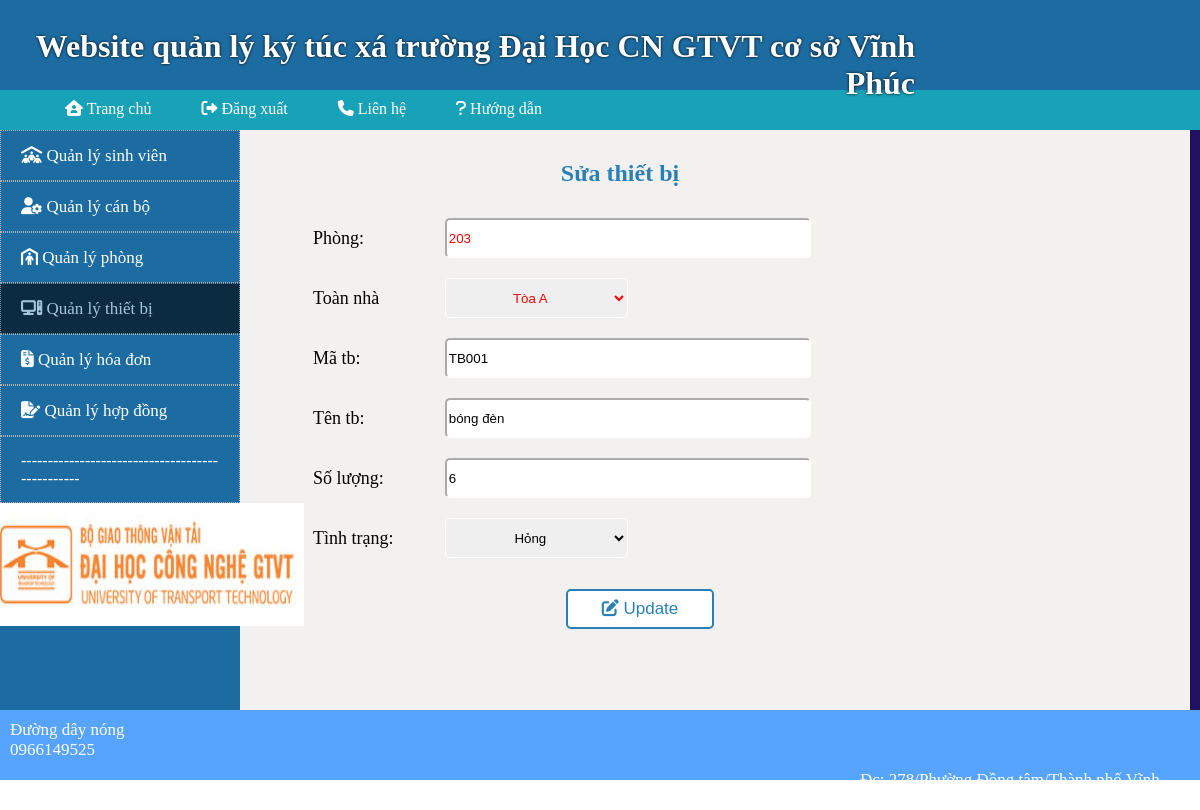
The page /Qlthietbi/Sua_thietbi/203/a (signed in) on the database its author committed.
### tables this page shows
CREATE TABLE `thietbi` (
  `phong` int(11) NOT NULL,
  `toanha` varchar(50) NOT NULL,
  `mathietbi` varchar(50) NOT NULL,
  `tenthietbi` varchar(50) NOT NULL,
  `soluong` int(11) NOT NULL,
  `tinhtrang` varchar(50) NOT NULL
);

CREATE TABLE `phong` (
  `phong` int(11) NOT NULL,
  `toanha` varchar(50) NOT NULL,
  `sosvo` int(11) NOT NULL
);

### MVC/Core/Controller.php (called while the page is built, shortened)
<?php
class Controller{
	public function model($model){
		return new $model;
	}
	public function view($view,$data=[]){
        require_once "./MVC/views/".$view.".php";
    }
}
?>

### MVC/Controllers/Qlthietbi.php (called while the page is built, shortened)
<?php
class Qlthietbi extends Controller{
    public $tk;
    function __construct()
    {
        $this->tk=$this->model("Model_qlthietbi");
    }
    function Sua_thietbi($phg,$tnh){
		$this->view('ViewMaster',[
			'page_find_tb'=>'Suathietbi_view',
			'dl'=>$this->tk->thietbi_tk($phg,$tnh,'','','')
		]);
	}
}
?>

### MVC/Core/App.php (called while the page is built, shortened)
<?php
class App{
	protected $action="TrangChu";
	function __construct(){
		$arr = $this->urlProcessor();
		if(file_exists("./MVC/Controllers/".$arr[0].".php")){
			$this->controller=$arr[0];
			unset($arr[0]);
		}
		$this->controller = new $this->controller;
		if(isset($arr[1])){
			if(method_exists($this->controller,$arr[1])){
				$this->action = $arr[1];
			}
			unset($arr[1]);
		}
		$this->params=$arr?array_values($arr):[];
		call_user_func_array([$this->controller,$this->action],$this->params);
	}
	function urlProcessor(){
		if(isset($_GET["url"])){
			$url=filter_var(trim($_GET["url"],"/"));
			$url=explode("/", $url);
			return $url;
		}
	}
}
?>

### index.php (called while the page is built, shortened)
<?php
$myApp = new App();
?>

### MVC/Core/ConnectDB.php (called while the page is built, shortened)
<?php
class ConnectDB{
    protected $server = "localhost";
    protected $user = "root";
    protected $password ="";
    function __construct(){
        $this->con = mysqli_connect($this->server,$this->user,$this->password);
    }
}
?>

### MVC/Models/Model_qlthietbi.php (called while the page is built, shortened)
<?php
class Model_qlthietbi extends ConnectDB{
	function thietbi_tk($phg,$tnh,$mtb,$ttb,$tt){
		$sql = "SELECT * FROM thietbi, phong
		WHERE thietbi.phong = phong.phong AND thietbi.toanha = phong.toanha AND mathietbi like '%$mtb%' AND phong.phong like '%$phg%' AND tenthietbi like '%$ttb%' AND phong.toanha like '%$tnh%' AND tinhtrang like '%$tt%'";
		return mysqli_query($this->con,$sql);
	}
}
?>

### MVC/Views/Pages/View_qlthietbi/Suathietbi_view.php (the view, shortened to what this page needs)
<?php
if(isset($data['dl'])){
    $kq=$data['dl'];
    while ($row=mysqli_fetch_array($kq)){
        $phg = $row['phong'];
        $tnh = $row['toanha'];
        $mtb = $row['mathietbi'];
        $ttb = $row['tenthietbi'];
        $sl = $row['soluong'];
        $tt = $row['tinhtrang'];
    }
}
?>
<!DOCTYPE html>
<html lang="en">
<head>
</head>
<body>
    <form method="POST" action="http://localhost/New-MVC/Qlthietbi/Update_thietbi">
        <table>
            <caption><h2 style="color: #2980B9;">Sửa thiết bị</h2></caption>
            <tr>
                <td class="col1">
                    <label>Phòng: </label>
                </td>
                <td class="col2">
                    <input class="input" type="text" name="txtphong" value="<?php if(isset($data['phg'])){echo $data['phg'] ;}else{echo $phg;}?>" readonly style="color: red;">
                </td>
            </tr>
            <tr>
                <td class="col1">Toàn nhà</td>
                <td class="col2">
                    <select class="dd2" name="ddtoanha" readonly style="color: red;">
                        <option value="a" <?php if(isset($data['tnh']) && $data['tnh']=='a'){echo 'selected';}else{if($tnh=='a'){echo 'selected';}} ?> >Tòa A</option>
                    </select>
                </td>
            </tr>
            <tr>
                <td class="col1">
                    <label>Mã tb: </label>
                </td>
                <td class="col2">
                    <input class="input" type="text"  name="txtmatb" value="<?php if(isset($data['mtb'])){echo $data['mtb'] ;}else{echo $mtb;}?>">
                </td>
            </tr>
            <tr>
                <td class="col1">
                    <label>Tên tb: </label>
                </td>
                <td class="col2">
                    <input class="input" type="text" name="txttentb" value="<?php if(isset($data['ttb'])){echo $data['ttb'] ;}else{echo $ttb;}?>">
                </td>
            </tr>
            <tr>
                <td class="col1">
                    <label>Số lượng: </label>
                </td>
                <td class="col2">
                    <input class="input" type="number" name="txtslg" value="<?php if(isset($data['sl'])){echo $data['sl'] ;}else{echo $sl;}?>">
                </td>
            </tr>
            <tr>
                <td class="col1">Tình trạng: </td>
                <td class="col2">
                    <select class="dd2" name="ddtinhtrang">
                        <option value="hỏng" <?php if(isset($data['tt']) && $data['tt']=='hỏng'){echo 'selected';}else{if($tt=='hỏng'){echo 'selected';}} ?>>Hỏng</option>
                    </select>
                </td>
            </tr>
            <tr>
                <td colspan="2" class="col3">
                    <button class="submit" type="submit" name="submit_sua"><i class="fa-solid fa-pen-to-square"></i> Update</button>
                </td>
            </tr>
            <tr>
                <td colspan="2" class="col3">
                </td>
            </tr>
        </table>
    </form>
</body>
</html>

### MVC/Views/ViewMaster.php (style rules this page uses)
* { margin: 0px; }
table { width: 60%; padding-top: 30px; padding-left: 70px; padding-right: 30px; }
.col2 { width: 80%; text-align: left; height: 25px; }
.col1 { width: 20%; text-align: left; height: 25px; color: #0008ff; }
.col3 { width: 100%; text-align: center; padding: 5px 35px; }

### MVC/Views/Pages/View_qlthietbi/Suathietbi_view.php (style rules this page uses)
* { margin: 0px; }
table { width: 80%;padding-top: 20px; padding-left: 70px; padding-right: 30px; }
.col2 { width: 80%; text-align: left; height: 25px; padding: 9px 0px; }
.col1 { width: 20%; text-align: left; height: 25px; color: black; font-size: 18px; }
.col3 { width: 20%; text-align: center; padding: 20px 0px; }
.dd2 { width: 35%; height: 40px; text-align: center; display: inline-block; border-radius: 5px; border-color: white; box-sizing: border-box; }
.input { width: 70%; height: 40px; display: inline-block; border-radius: 5px; border-color: white; box-sizing: border-box; }
.submit { width: 148px; height: 40px; background-color: white; color: #2980B9; border: 2px solid; border-radius: 5px; border-color: #2980B9; cursor: pointer; font-size: 17px; }
table caption { padding-top: 20px; }

### rows shown on the page
thietbi: txtphong "203", txtmatb "TB001", txttentb "bóng đèn", txtslg "6", ddtinhtrang "Hỏng"
phong: ddtoanha "Tòa A"
